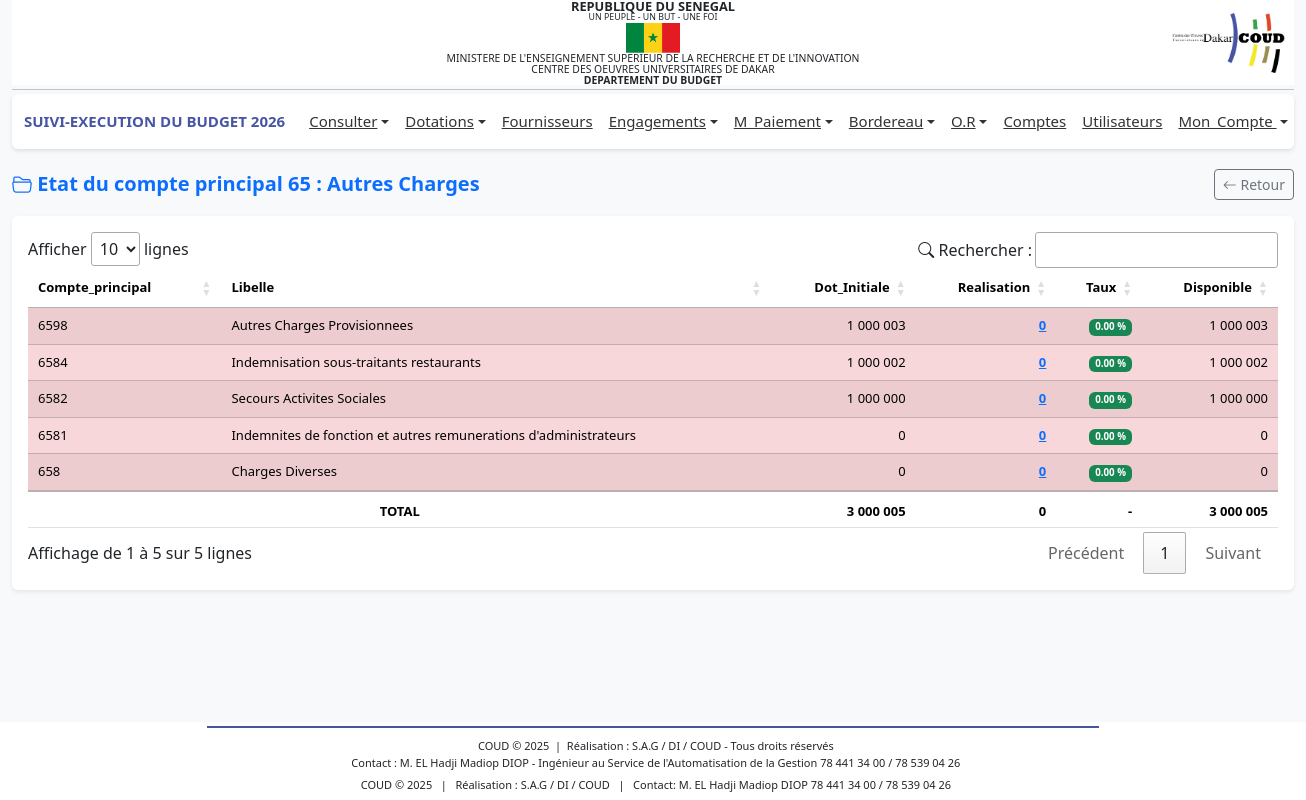
The page /profiles/dg/actuel_2.php?idCp=12 (signed in) on the database its author committed.
### tables this page shows
CREATE TABLE IF NOT EXISTS `bud_comptep` (
  `idCp` int NOT NULL AUTO_INCREMENT,
  `numCp` varchar(50) DEFAULT NULL,
  `libelle` varchar(255) DEFAULT NULL,
  `dateSys` datetime DEFAULT CURRENT_TIMESTAMP,
  `nature` varchar(50) NOT NULL,
  `type` varchar(50) DEFAULT 'fonctionnement',
  PRIMARY KEY (`idCp`)
);

CREATE TABLE IF NOT EXISTS `bud_compte` (
  `idCompte` int NOT NULL AUTO_INCREMENT,
  `numCompte` varchar(100) DEFAULT NULL,
  `code` varchar(50) DEFAULT NULL,
  `dateSys` datetime DEFAULT CURRENT_TIMESTAMP,
  `libelle` varchar(255) DEFAULT NULL,
  `idCp` int DEFAULT NULL,
  PRIMARY KEY (`idCompte`),
  UNIQUE KEY `numCompte` (`numCompte`),
  KEY `idCp` (`idCp`)
);

### includes/fonctions.php (called while the page is built, shortened)
<?php
function connexionBD()
{
    $connexion = mysqli_connect('localhost', 'root', '', 'budget_db_2024') or
        die('Serveur inaccessible. Merci de reessayer plus tard.');
    return $connexion;
}
$connexion = connexionBD();
function getExecution_2($idCp)
{
    global $connexion;
    $anneeEnCours = $_SESSION['an'];
    $idCp = (int) $idCp;
    $query = "
    SELECT
        cp.idCp,
        cp.numCp,
        cp.libelle,
        c.idCompte,
        c.numCompte,
        c.libelle AS libelleC,
        cp.nature AS typeCompte,
        COALESCE(d.totalDotations, 0) AS totalDotations,
        COALESCE(d.totalDotInitial, 0) AS totalDotInitial,
        COALESCE(d.totalDotRemanier, 0) AS totalDotRemanier,
        COALESCE(e.totalEngs, 0) AS totalEngs,
        COALESCE(r.totalRecettes, 0) AS totalRecettes,
        COALESCE(o.totalOp, 0) AS totalOp
    FROM bud_comptep cp
    JOIN bud_compte c ON c.idCp = cp.idCp
    /* DOTATIONS */
    LEFT JOIN (
        SELECT
            d.idCompte,
            SUM(d.volume) AS totalDotations,
            SUM(CASE WHEN d.type = 'initiale' THEN d.volume ELSE 0 END) AS totalDotInitial,
            SUM(CASE WHEN d.type = 'remanier' THEN d.volume ELSE 0 END) AS totalDotRemanier
        FROM bud_dotations d
        WHERE d.an = '$anneeEnCours'
        GROUP BY d.idCompte
    ) d ON d.idCompte = c.idCompte
    /* bud_engagements */
    LEFT JOIN (
        SELECT
            eng.idCompte,
            SUM(eng.montant) AS totalEngs
        FROM bud_engagements eng
        GROUP BY eng.idCompte
    ) e ON e.idCompte = c.idCompte
    /* ORDRES DE RECETTES */
    LEFT JOIN (
        SELECT
            idCompte,
            SUM(montant) AS totalRecettes
        FROM bud_ordre_recette
        GROUP BY idCompte
    ) r ON r.idCompte = c.idCompte
    /* OPERATIONS */
    LEFT JOIN (
        SELECT
            eng.idCompte,
            SUM(op.montant) AS totalOp
        FROM bud_operations op
        JOIN bud_engagements eng ON eng.idEng = op.idEng
        GROUP BY eng.idCompte
    ) o ON o.idCompte = c.idCompte
    WHERE c.idCp = '$idCp'
    ORDER BY totalDotations DESC
    ";
    $result = $connexion->query($query);
    return ($result && $result->num_rows > 0)
        ? $result->fetch_all(MYSQLI_ASSOC)
        : [];
}
function getComptePById($idCp)
{
    global $connexion;
    $idCp = (int) $idCp;
    $query = "SELECT cp.idCp, cp.numCp, cp.libelle
              FROM bud_comptep cp
              WHERE cp.idCp = '$idCp'
              LIMIT 1";
    $result = $connexion->query($query);
    if ($result && $result->num_rows > 0) {
        return $result->fetch_assoc();
    } else {
        return null;
    }
}
?>

### profiles/dg/actuel_2.php (the view, shortened to what this page needs)
<?php
include '../../includes/fonctions.php';
$idCp = $_GET['idCp'];
$comptep = getComptePById($idCp);
$execs1 = getExecution_2($idCp);
foreach ($execs1 as $exec) {
    if ($exec['totalDotRemanier'] != 0) {
        $showRemanier = true;
        break;
    }
}
?>
<?php include '../../includes/header.php';?>
<link rel="stylesheet" href="https://cdn.datatables.net/1.13.6/css/jquery.dataTables.min.css">
<link rel="stylesheet" href="https://cdn.jsdelivr.net/npm/bootstrap-icons@1.11.3/font/bootstrap-icons.css">
<main class="container-fluid mt-3">
    <div class="d-flex justify-content-between align-items-center mb-3">
        <h5 class="mb-0 text-primary fw-bold">
            <i class="bi bi-folder2-open"></i> Etat du compte principal <?= $comptep['numCp']; ?> :
            <?= $comptep['libelle']; ?>
        </h5>
        <a href="javascript:history.back()" class="btn btn-outline-secondary btn-sm">
            <i class="bi bi-arrow-left"></i> Retour
        </a>
    </div>
    <div class="card shadow-sm border-0">
        <div class="card-body">
            <div class="table-responsive">
                <table id="tableComptes" class="table table-striped table-hover align-middle">
                    <thead class="text-white custom-header">
                        <tr>
                            <th>Compte_principal</th>
                            <th>Libelle</th>
                            <th class="text-end">Dot_Initiale</th>
                            <th class="text-end">Realisation</th>
                            <th class="text-end">Taux</th>
                            <th class="text-end">Disponible</th>
                        </tr>
                    </thead>
                    <tbody>
                        <?php
                        $TDotations = $TEngs = $TOp = $TDotationInitiale = $TDotationRemanier = 0;
                        if (!empty($execs1)) :
                            foreach ($execs1 as $exec) :
                                $realisation = ($exec['typeCompte'] == 'ressource' || $exec['typeCompte'] == 'produit' )
                                    ? $exec['totalRecettes']
                                    : $exec['totalEngs'];
                                $taux = ($exec['totalDotations'] == 0)
                                    ? 0
                                    : ($realisation * 100) / $exec['totalDotations'];
                                $disponible = ($exec['typeCompte'] == 'ressource' || $exec['typeCompte'] == 'produit' )
                                    ? null
                                    : ($exec['totalDotations'] - $realisation);
                                if ($exec['typeCompte'] == 'ressource' || $exec['typeCompte'] == 'produit' ) {
                                    $badgeClass = ($taux < 100) ? 'bg-danger' : (($taux == 100) ? 'bg-success' : 'bg-primary');
                                } else {
                                    $badgeClass = ($taux >= 80) ? 'bg-danger' : (($taux >= 50) ? 'bg-warning text-dark' : 'bg-success');
                                }
                        ?>
                        <tr
                            class="<?= ($exec['typeCompte'] == 'ressource' || $exec['typeCompte'] == 'produit' ) ? 'table-primary' : 'table-danger' ?>">
                            <td><?= $exec['numCompte']; ?></td>
                            <td><?= $exec['libelleC']; ?></td>
                            <td class="text-end">
                                <?= number_format($exec['totalDotInitial'], 0, ',', ' '); ?>
                            </td>
                            <td class="text-end">
                                <?php if ($exec['typeCompte'] == 'ressource' || $exec['typeCompte'] == 'produit' ): ?>
                                <span class="fw-bold text-danger">
                                    <?= number_format($realisation, 0, ',', ' '); ?>
                                </span>
                                <?php else: ?>
                                <a href="actuel_3?numCompte=<?= urlencode($exec['numCompte']); ?>"
                                    class="text-decoration-underline fw-bold text-primary">
                                    <?= number_format($realisation, 0, ',', ' '); ?>
                                </a>
                                <?php endif; ?>
                            </td>
                            <td class="text-end">
                                <span class="badge <?= $badgeClass ?>">
                                    <?= number_format($taux, 2); ?> %
                                </span>
                            </td>
                            <td class="text-end">
                                <?= ($exec['typeCompte'] == 'ressource' || $exec['typeCompte'] == 'produit' )
                                    ? '-'
                                    : number_format($disponible, 0, ',', ' ') ?>
                            </td>
                        </tr>
                        <?php
                            $TDotations += $exec['totalDotations'];
                            $TDotationInitiale += $exec['totalDotInitial'];
                            $TEngs += $realisation;
                        endforeach;
                        endif;
                        ?>
                    </tbody>
                    <tfoot>
                        <tr>
                            <th class="text-center" colspan="2">TOTAL</th>
                            <th class="text-end"><?= number_format($TDotationInitiale, 0, ',', ' '); ?></th>
                            <th class="text-end"><?= number_format($TEngs, 0, ',', ' '); ?></th>
                            <th class="text-end">-</th>
                            <th class="text-end">
                                <?= ($exec['typeCompte'] == 'ressource' || $exec['typeCompte'] == 'produit' )
                                    ? '-'
                                    : number_format(max(0, $TDotations - $TEngs), 0, ',', ' ') ?>
                            </th>
                        </tr>
                    </tfoot>
                </table>
            </div>
        </div>
    </div>
</main>
<?php include '../../includes/footer.php';?>
<link rel="stylesheet" href="https://cdn.datatables.net/buttons/2.4.2/css/buttons.dataTables.min.css">

### includes/header.php (style rules this page uses)
body { font-family: 'Segoe UI', Tahoma, sans-serif; background-color: #f8f9fa; margin: 0; display: flex; flex-direction: column; min-height: 100vh; }
main { flex: 1; }

### profiles/dg/actuel_2.php (style rules this page uses)
.custom-header { background-color: #4655a4; color: #fff; }
#tableComptes th, #tableComptes td { vertical-align: middle; font-size: 13px; }
.text-end { text-align: right !important; }

### rows shown on the page
bud_comptep: numCp "65", libelle "Autres Charges"
bud_compte: numCompte "6598", libelle "Autres Charges Provisionnees", totalDotInitial "1 000 003", realisation "0", taux "0.00", disponible "1 000 003"
bud_compte: numCompte "6584", libelle "Indemnisation sous-traitants restaurants", totalDotInitial "1 000 002", realisation "0", taux "0.00", disponible "1 000 002"
bud_compte: numCompte "6582", libelle "Secours Activites Sociales", totalDotInitial "1 000 000", realisation "0", taux "0.00", disponible "1 000 000"
bud_compte: numCompte "6581", libelle "Indemnites de fonction et autres remunerations d'administrateurs", totalDotInitial "0", realisation "0", taux "0.00", disponible "0"
bud_compte: numCompte "658", libelle "Charges Diverses", totalDotInitial "0", realisation "0", taux "0.00", disponible "0"

### other values the page prints
$_SESSION['an'] "2026"
$TDotationInitiale "3 000 005"
$TEngs "0"
max(0, $TDotations - $TEngs) "3 000 005"
